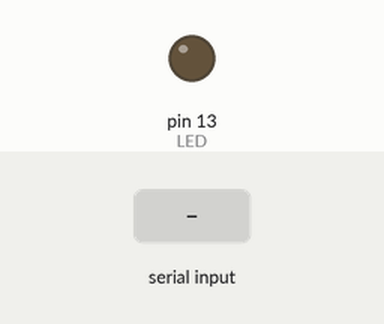
This sketch was run on a simulated Arduino Uno, built with avr-gcc and run on an emulated ATmega328P. Parts: output pins drawn as LEDs (lit = HIGH). The inputs (shaded band) are chosen by the test bench.

Above: at 1.2 s.
1.3 s: "a" received over Serial
At 1.8 s:
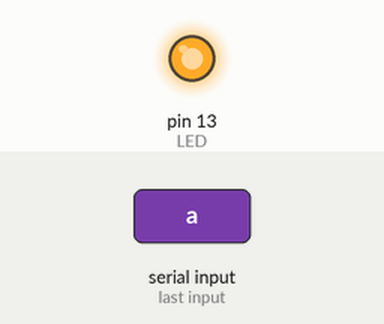
Timing chart, 0 to 4.3 s (numbered marks = the images above; inputs shaded):
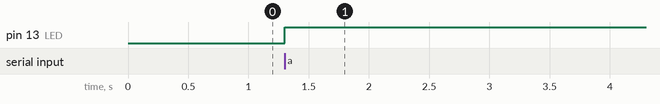

Measured:
- after the input at 1.3 s, pin 13 (LED): LOW → HIGH at once

The sketch:

ESRC_Bluetooth_Test.ino
```cpp
//Bluetooth test with LED

#define LED 13   // define LED as pin 13

bool state = LOW;
char getstr;
unsigned char carspeed = 125;

void changeState() {
  state = !state;
  digitalWrite(LED, state);
}

void setup() {
  // put your setup code here, to run once:
  Serial.begin(9600);
  pinMode(LED,OUTPUT);
}


void loop() {
  // put your main code here, to run repeatedly:
  getstr = Serial.read();
  if(getstr == 'a') {
    changeState();
  }

}
```
